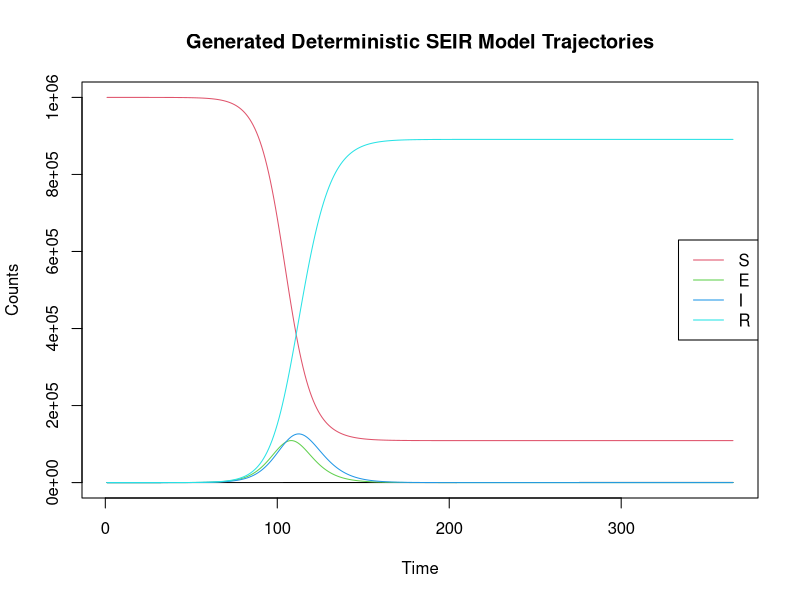
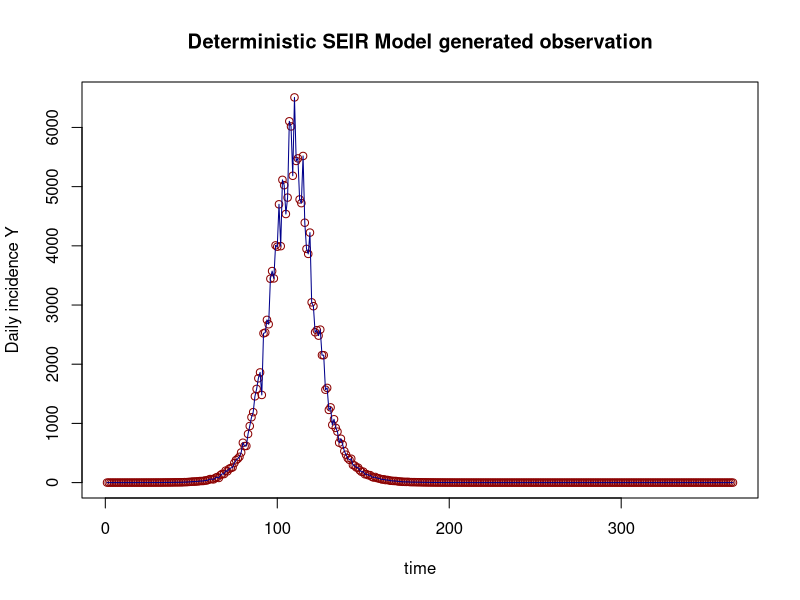

These figures' R source, in order:
## ---- chunk 1
require(deSolve)

#First Part: Solve ODE

SEIR <- function(time, current_state, params){
  
  with(as.list(c(current_state, params)),{
    N <- S+E+I+R
    dS <- -(beta*S*I)/N
    dE <- (beta*S*I)/N - sigma*E
    dI <- sigma*E - gamma*I - mu*I
    dR <- (gamma+mu)*I
    
    return(list(c(dS, dE, dI, dR)))
  })
}
params <- c(beta=0.5, sigma=0.25, gamma=0.2, mu=0.001)
initial_state <- c(S=999999, E=1, I=0, R=0)
times <- 1:365
model <- ode(initial_state, times, SEIR, params)

summary(model)
# write.csv(model,"simulatestates3.csv")
matplot(model, type="l", lty=1, main="Generated Deterministic SEIR Model Trajectories", xlab="Time",ylab = "Counts")
legend <- colnames(model)[2:5]
legend("right", legend=legend, col=2:5, lty = 1)

#Second Part: Likelihood of observation Y: incidence, prevalence data...
Z <-model[,3]*0.25

tau1 <- 0.1#runif(1,0,1)
Y <-vector(length = 365)
for (i in 1:365){
  Y[i]<- rlnorm(1,log(Z[i]/5),tau1)
  # Y[i]<- rpois(1,Z1[i]/5)
}
plot(Y,type='p',ylab="Daily incidence Y",xlab="time",col="darkred",main="Deterministic SEIR Model generated observation")
lines(Y,col="darkblue")
